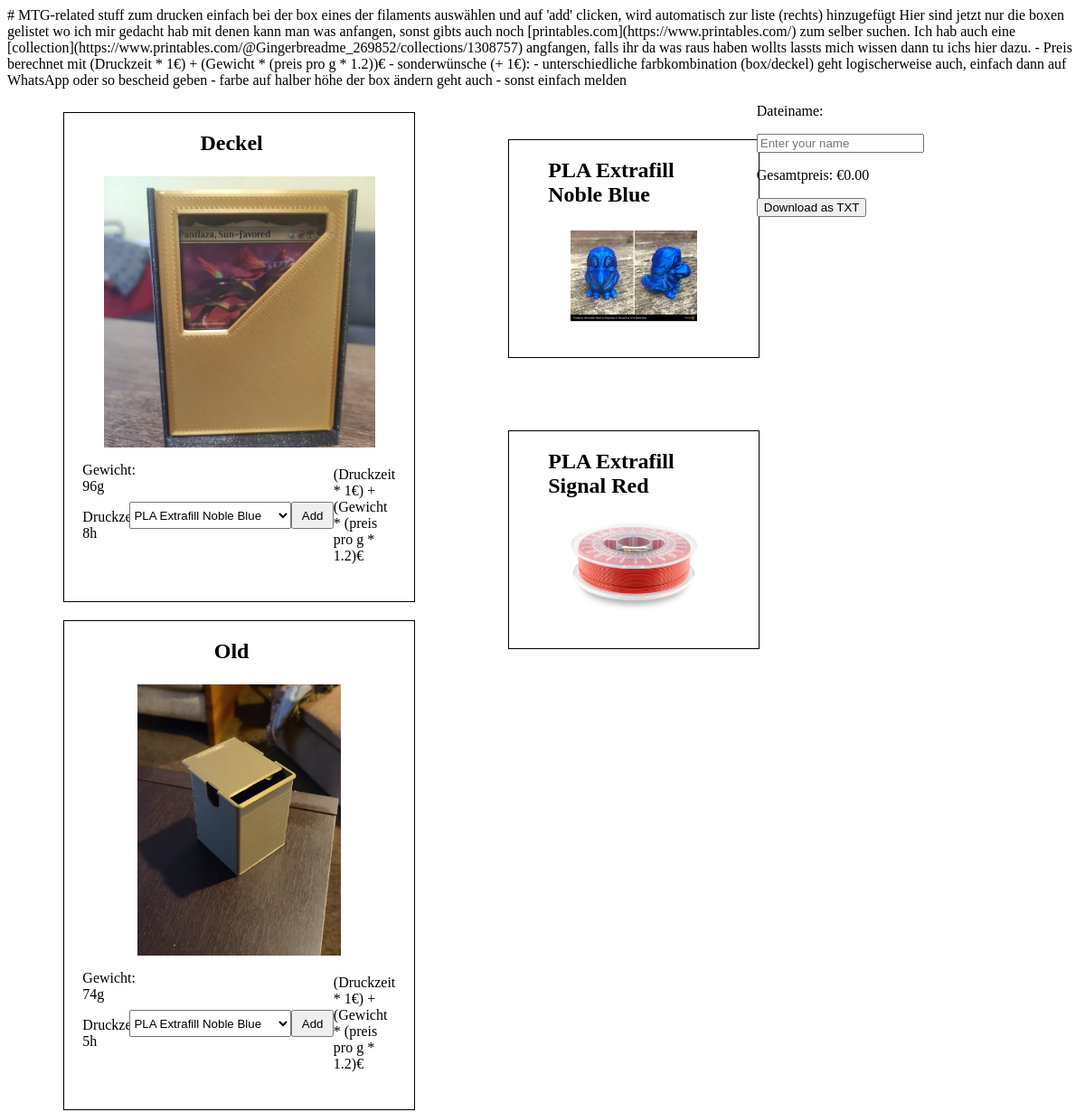
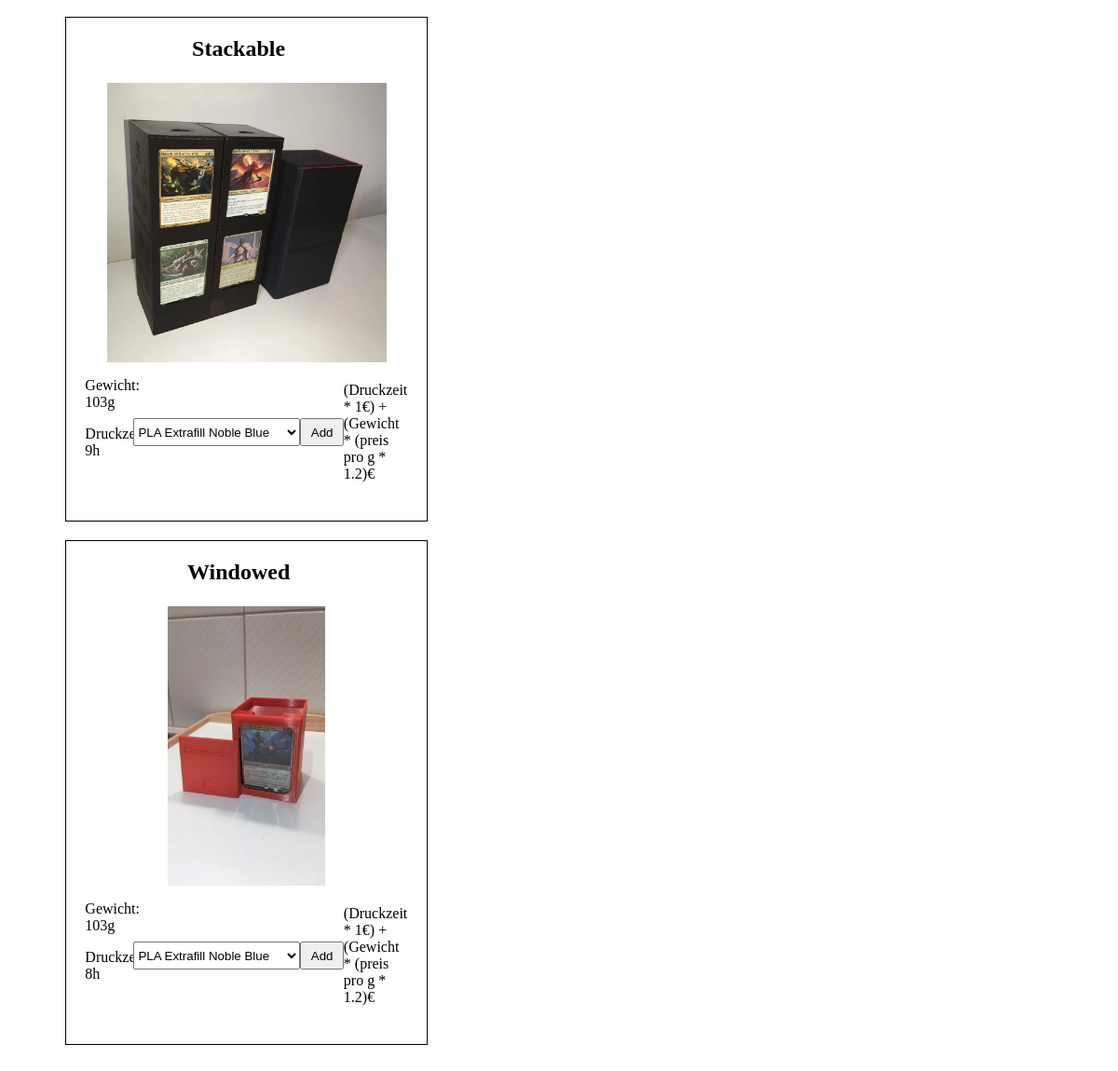
The app's page /, older data (2 pictures, top to bottom).
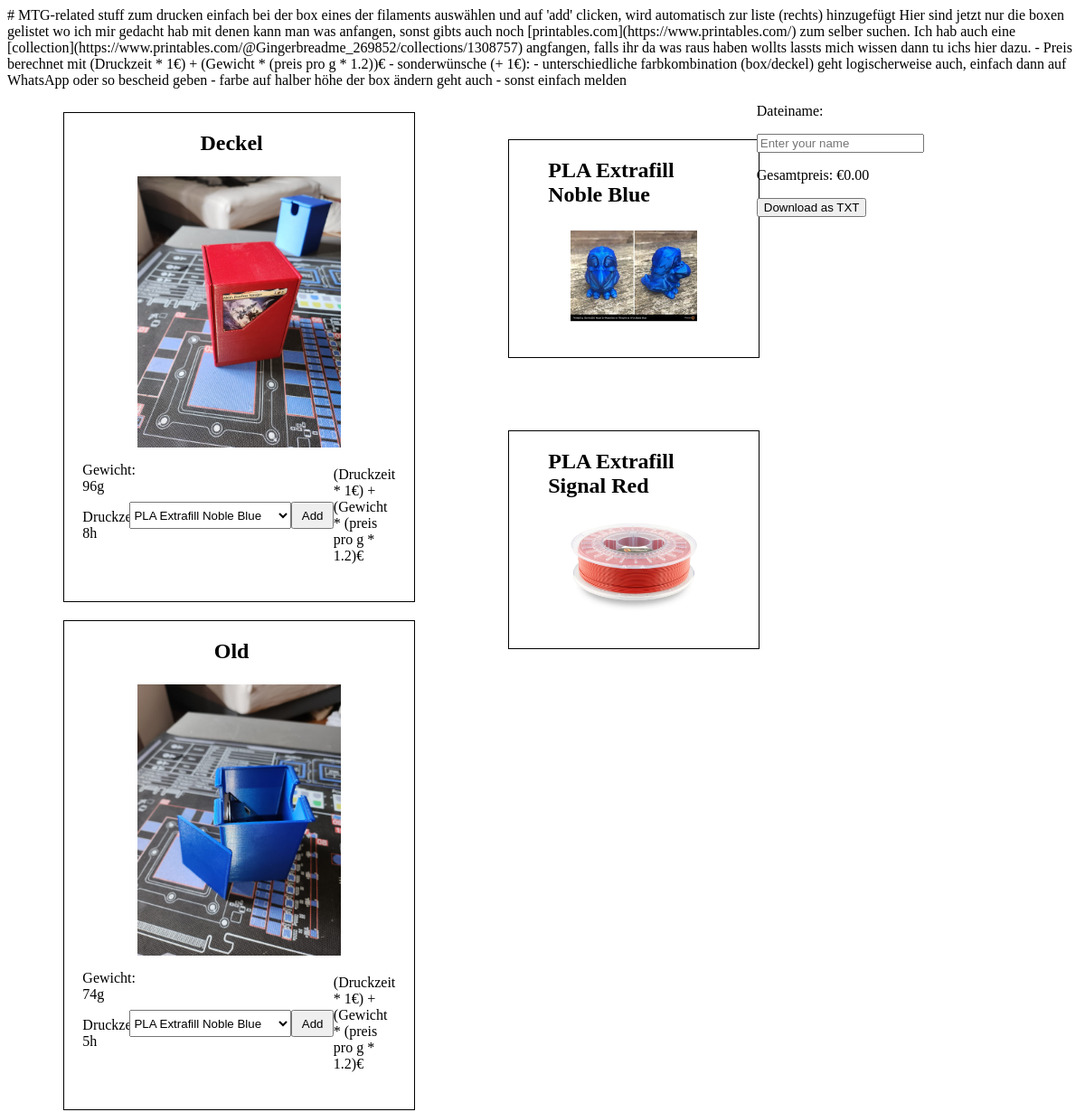
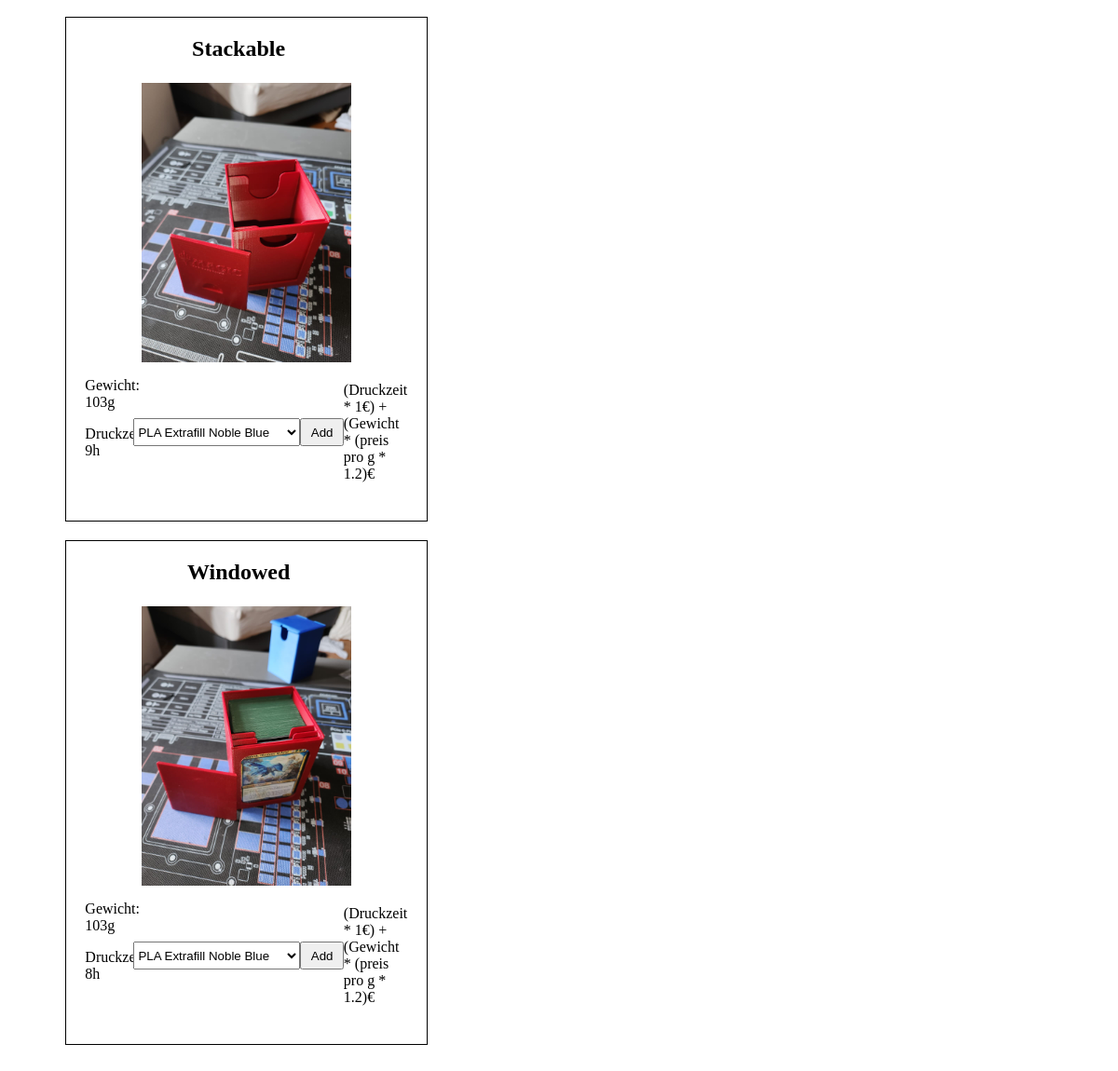
The same page, newer data (2 pictures, top to bottom).
### boxes/models.py (models this page shows, shortened)
class Box(models.Model):
    name = models.CharField(max_length = 200)
    description = models.CharField(max_length = 1000)
    weight = models.IntegerField()
    print_time = models.IntegerField()
    image = models.ImageField(upload_to='boxes')

### boxes/views.py (the view)
# urls.py: path('', views.index, name='index')
def index(request):
    boxes = Box.objects.order_by("name")
    filaments = Filament.objects.order_by("color")
    for i in boxes:
        print (i.name)
    context = {
        "boxes" : boxes,
        "filaments" : filaments,
    }
    return render(request, "boxes/index.html", context)

### boxes/templates/boxes/index.html (shortened to what this page needs)
<!DOCTYPE html>
<html lang="en">
  <head>
    <link rel="stylesheet" href="{{ STATIC_URL }}style.css">
  </head>
  <body>
    <md-block>
      # MTG-related stuff zum drucken
      einfach bei der box eines der filaments auswählen und auf 'add' clicken, wird automatisch zur liste (rechts) hinzugefügt
      Hier sind jetzt nur die boxen gelistet wo ich mir gedacht hab mit denen kann man was anfangen, sonst gibts auch noch [printables.com](https://www.printables.com/) zum selber suchen.
      Ich hab auch eine [collection](https://www.printables.com/@Gingerbreadme_269852/collections/1308757) angfangen, falls ihr da was raus haben wollts lassts mich wissen dann tu ichs hier dazu.
      - Preis berechnet mit (Druckzeit * 1€) + (Gewicht * (preis pro g * 1.2))€
      - sonderwünsche (+ 1€):
	- unterschiedliche farbkombination (box/deckel) geht logischerweise auch, einfach dann auf WhatsApp oder so bescheid geben
	- farbe auf halber höhe der box ändern geht auch
	- sonst einfach melden
    </md-block>
    <main class="content">
      {% if boxes %}
	<ul class="boxList">
	  {% for box in boxes %}
	    <div class="boxItem">
	      <div class="boxHeading"> <h2> {{box.name }} </h2> </div>
	      <img src="{{ box.image.url }}" class="boxImage"/>
	      <div class="description">
		<p> Gewicht: <span class="boxWeight">{{ box.weight }}g </span> </p>
		<p> Druckzeit: <span class="boxPrintTime">{{ box.print_time }}h </span></p>
	      </div>
	      <div class="selection">
		<select class="filament-dropdown">
		  {% for filament in filaments %}
		    <option value="{{filament.id}}" data-price-per-kg="{{ filament.price_per_kg}}">{{filament.name}}</option>
		  {% endfor %}
		</select>
		<button class="add-to-list">Add</button>
	      </div>
	      <div class="calculated-price-preview"
		<p> (Druckzeit * 1€) + (Gewicht * (preis pro g * 1.2)€</p>
	      </div>
	    </div>
	{% endfor %}
	</ul>
      {% else %}
	      <p> No Boxes here </p>
      {% endif %}
      {% if filaments %}
        <ul class="filamentList">
	  {% for filament in filaments %}
	    <div class="filamentItem">
	      <div class="boxHeading"><h2> {{filament.name}} </h2></div>
	      <img class="filamentImage" src="{{filament.image.url}}" class="filamentImage"/>
	    </div>
	  {% endfor %}
	</ul>
      {% else %}
	      <p> No Filaments here </p>
      {% endif %}
	<div class="summary">
	    <p>Dateiname:</p>
            <input type="text" id="list-name" placeholder="Enter your name">
            <p>Gesamtpreis: <span id="total-price">€0.00</span></p>
            <button id="download-btn">Download as TXT</button>
        </div>
    </main>
  </body>
</html>

Row changes from the older to the newer data that the page shows:
changed Box "Deckel": image: a different picture
changed Box "Old": image: a different picture
changed Box "Stackable": image: a different picture
changed Box "Windowed": image: a different picture
